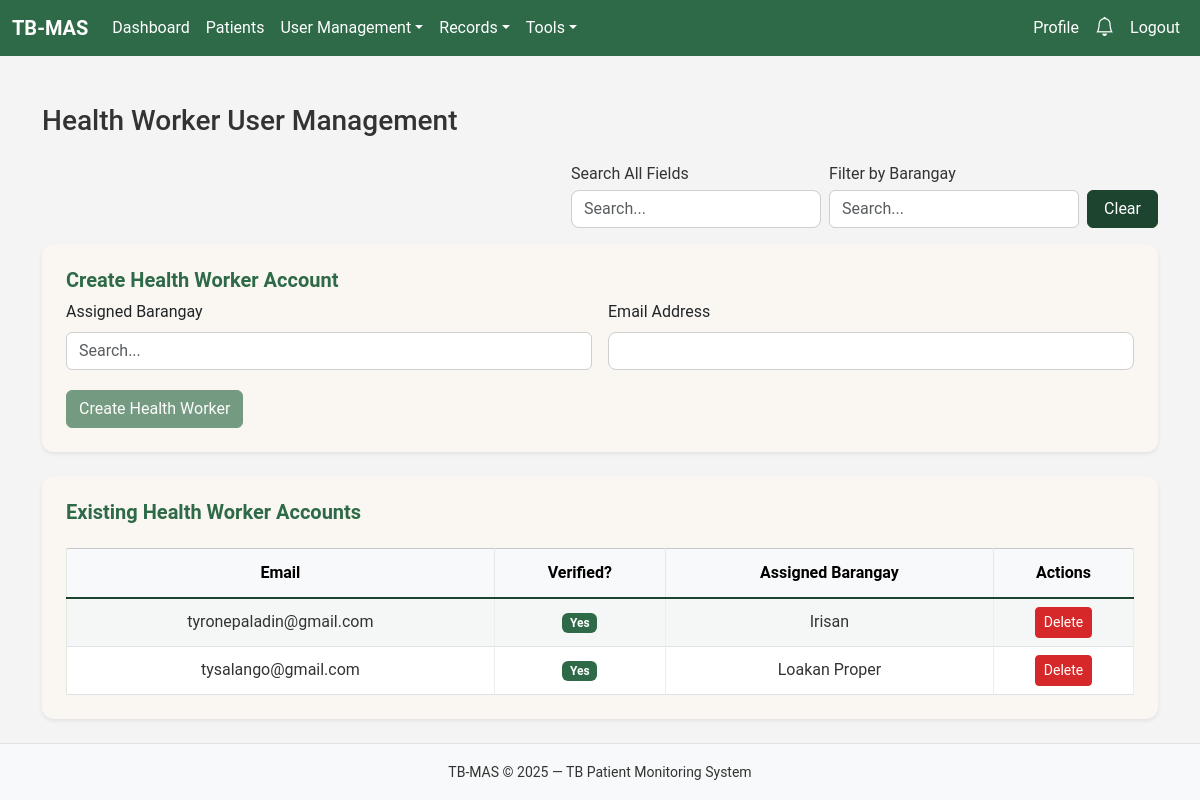
The app's page /public/admin/create_health_worker.php (signed in) with its own data.
### tables this page shows
CREATE TABLE `users` (
  `user_id` int(11) NOT NULL,
  `email` varchar(150) NOT NULL,
  `password_hash` varchar(255) NOT NULL,
  `role` enum('super_admin','health_worker','patient') NOT NULL,
  `barangay_assigned` varchar(100) DEFAULT NULL,
  `is_verified` tinyint(4) DEFAULT 0,
  `verification_token` varchar(150) DEFAULT NULL,
  `password_reset_required` tinyint(4) DEFAULT 1,
  `created_at` timestamp NOT NULL DEFAULT current_timestamp()
);

### public/admin/create_health_worker.php (the view, shortened to what this page needs)
<?php
require_once __DIR__ . '/../partials/header.php';
require_once __DIR__ . '/../partials/navbar.php';
$pdo = getDB();
$q = trim($_GET['q'] ?? '');
$sql = "SELECT * FROM users WHERE role = 'health_worker'";
$params = [];
$sql .= " ORDER BY created_at DESC";
$stmt = $pdo->prepare($sql);
$stmt->execute($params);
$healthWorkers = $stmt->fetchAll();
?>
<div class="container py-4">
  <h3 class="mb-4">Health Worker User Management</h3>
  <form class="d-flex justify-content-end mb-3"
        method="GET"
        action="/WEBSYS_FINAL_PROJECT/public/"
        data-ajax="health_workers">
      <div class="d-flex gap-2" style="max-width: 900px;">
        <div class="d-flex flex-column" style="width: 250px;">
          <label class="form-label mb-1">Search All Fields</label>
          <input name="q" value="<?= htmlspecialchars($q) ?>" class="form-control" placeholder="Search...">
        </div>
        <div class="d-flex flex-column" style="width: 250px;">
          <label class="form-label mb-1">Filter by Barangay</label>
        </div>
        <button type="button" class="btn btn-secondary search-clear-btn"
                onclick="clearFilters(this.closest('form'))">
          Clear
        </button>
      </div>
  </form>
  <div class="card shadow-sm p-4 mb-4">
    <h5>Create Health Worker Account</h5>
    <form method="POST" class="row g-3" action="/WEBSYS_FINAL_PROJECT/public/?route=user/create_health_worker">
      <div class="col-md-6">
        <label class="form-label">Assigned Barangay</label>
      </div>
      <div class="col-md-6">
        <label class="form-label">Email Address</label>
        <input type="email" name="email" class="form-control" required>
      </div>
      <div class="col-12">
        <button type="submit" class="btn btn-primary">Create Health Worker</button>
      </div>
    </form>
  </div>
  <div class="card shadow-sm p-4">
    <h5>Existing Health Worker Accounts</h5>
    <div class="table-responsive mt-3">
      <table class="table table-bordered table-striped align-middle">
        <thead class="table-light">
          <tr style="text-align: center;">
            <th>Email</th>
            <th>Verified?</th>
            <th>Assigned Barangay</th>
            <th style="width:140px; min-width:120px;">Actions</th>
          </tr>
        </thead>
        <tbody class="hw-table-body">
        <?php if ($healthWorkers): foreach ($healthWorkers as $hw): ?>
          <tr>
            <td class="text-center"><?= htmlspecialchars($hw['email']) ?></td>
            <td class="text-center"><?= $hw['is_verified']
                  ? '<span class="badge bg-success">Yes</span>'
                  : '<span class="badge bg-warning text-dark">No</span>' ?>
            </td>
            <td class="text-center"><?= htmlspecialchars($hw['barangay_assigned']) ?></td>
            <td class="text-center">
              <a href="/WEBSYS_FINAL_PROJECT/public/?route=user/delete_user&id=<?= $hw['user_id'] ?>"
                onclick="return confirm('Delete this user?');"
                class="btn btn-danger btn-sm">Delete</a>
            </td>
          </tr>
        <?php endforeach; else: ?>
          <tr><td colspan="4" class="text-center text-muted">No health workers found.</td></tr>
        <?php endif; ?>
        </tbody>
      </table>
    </div>
  </div>
</div>
<?php include __DIR__ . '/../partials/footer.php'; ?>

### public/assets/css/app.css (style rules this page uses)
:root { --primary-green: #2E6A47; --accent-green: #81A684; --pine-green: #1C442F; --tb-red: #D62828; --bg-light: #F4F4F4; --bg-alt: #FAF7F2; --text-dark: #333333; --text-light: #FFFFFF; }
:root { --bs-primary: var(--primary-green) !important; --bs-primary-rgb: 46, 106, 71 !important; --bs-success: var(--primary-green) !important; --bs-success-rgb: 46,106,71 !important; --bs-danger: var(--tb-red) !important; --bs-danger-rgb: 214,40,40 !important; --bs-link-color: var(--primary-green) !important; --bs-link-hover-color: var(--pine-green) !important; --bs-dropdown-link-hover-bg: var(--accent-green) !important; --bs-dropdown-link-active-bg: var(--primary-green) !important; }
body { background-color: var(--bg-light); color: var(--text-dark); min-height: 100vh; display: flex; flex-direction: column; font-family: "Roboto", sans-serif; }
.card { background: var(--bg-alt); border: none !important; border-radius: 12px; box-shadow: 0 3px 8px rgba(0,0,0,0.08); }
.card h3, .card h5 { color: var(--primary-green); font-weight: 600; }
.btn-primary { background-color: var(--primary-green) !important; border-color: var(--primary-green) !important; color: var(--text-light) !important; }
.btn-secondary { background-color: var(--pine-green) !important; border-color: var(--pine-green) !important; }
.btn-danger { background-color: var(--tb-red) !important; border-color: var(--tb-red) !important; }
.form-control, .form-select { border-radius: 8px; border: 1px solid #cfcfcf; }
.table { --bs-table-striped-bg: rgba(46, 106, 71, 0.05) !important; --bs-table-striped-color: var(--text-dark) !important; margin-bottom: 0; }
.table thead { background: var(--primary-green) !important; color: var(--text-light) !important; border-bottom: 2px solid var(--pine-green) !important; }
.table thead th { border-bottom: none !important; font-weight: 600 !important; padding: 12px 8px !important; }
.table tbody tr:nth-child(odd) { background-color: rgba(244, 244, 244, 0.6) !important; }
.table tbody tr:nth-child(even) { background-color: var(--text-light) !important; }
.table td, .table th { vertical-align: middle !important; border-color: rgba(46, 106, 71, 0.1) !important; }
.table-striped > tbody > tr:nth-child(2n+1) > * { color: var(--text-dark) !important; }
.table-striped > tbody > tr:nth-child(2n) > * { color: var(--text-dark) !important; }
.badge.bg-success { background: var(--primary-green) !important; }
.search-clear-btn { height: 38px !important; padding: 6px 16px !important; align-self: flex-end !important; display: flex; align-items: center; }

### records on screen
users: email "tyronepaladin@gmail.com", is_verified "Yes", barangay_assigned "Irisan"
users: email "tysalango@gmail.com", is_verified "Yes", barangay_assigned "Loakan Proper"
